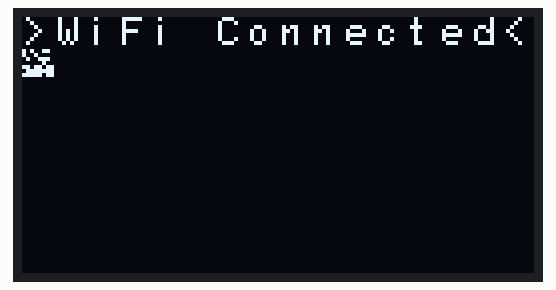
A sketch run on a simulated ESP8266 (NodeMCU). On the bench: 128×64 one-colour display. Wiring (inferred from the names in the program): SSD1306 OLED at I2C address 0x3C. WiFi joins after 1.5 s; servers stay silent unless stated; uploads are accepted with an empty reply; raw I2C reads return 0; what the sketch prints to the serial monitor is not drawn.

Above: at 2.3 s.
At 3.64 s:
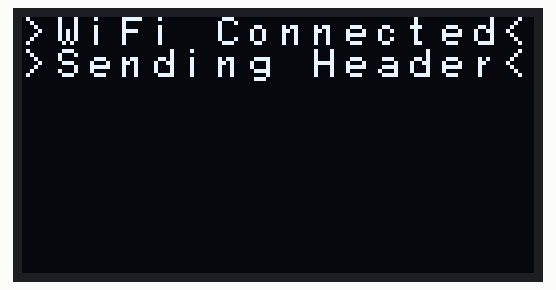
At 4.96 s:
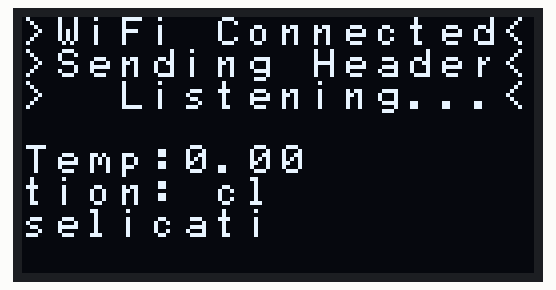
At 24.5 s:
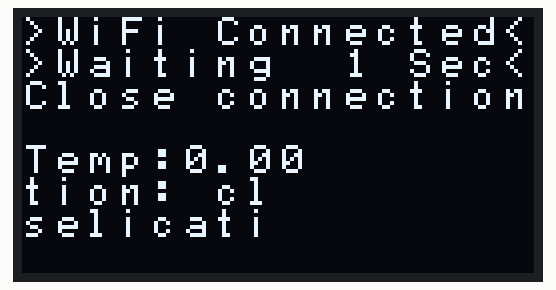
At 26.4 s:
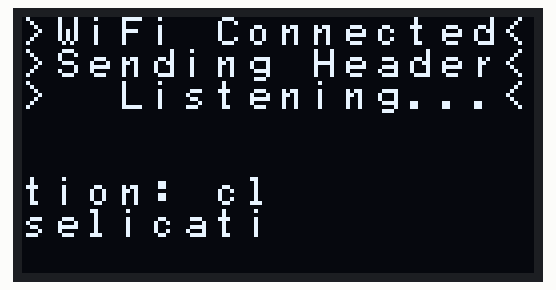
At 27.7 s:
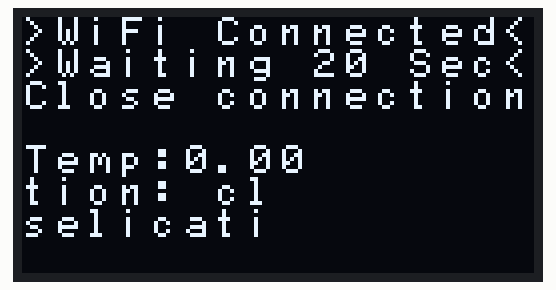

Measured:
- what the display in image 0 shows lasts 1.2 s, from 2.3 s to 3.5 s
- what the display in image 3 shows lasts 1.3 s, from 24.5 s to 25.8 s
- what the display in image 4 shows lasts 1.1 s, from 26.3 s to 27.4 s
- what the display in image 5 shows lasts 10.1 s, from 27.6 s to 37.7 s

The sketch:

Date_Time_Tempsens_TS.ino
```cpp
/*
 *  Hardware: ESP-01, OLED I2C Display, TMP100
 *  this routine waits up to 60s before continuing  - this is not a nice code but proof of concept
 *  tr 2015-07-26
 *
 * Arduino 1.6.6
 * Sketch uses 237,464 bytes (45%) of program storage space. Maximum is 524,288 bytes.
 */


#include <ESP8266WiFi.h>
#include <Wire.h>


  const char* ssid     = "....";
  const char* password = "....";
  // const char* host = "utcnist2.colorado.edu";
  const char* host = "128.138.141.172";


  String TimeDate = "";

// Parameter for temperature sensor
  const byte TMP100_ID = 0x48; // address of the first TMP100 0x48=144d
  const byte NumberOfFields = 2; // the number of fields (bytes) to re
  char tempHighByte; // high byte of temperature (this is the signed integer value in degrees c)
  char tempLowByte; // low byte of temperature (this is the fractional temperature)
  float temperature; // this will hold the floating-point temperature
  String Temperatur = "";
  char charVal[10];               //temporarily holds data from vals


// ThingSpeak Settings
  char thingSpeakAddress[] = "api.thingspeak.com";
  String writeAPIKey = "QDICTSWVFO0ZQLHD";
  int failedCounter = 0;


  // Use WiFiClient class to create TCP connections
  WiFiClient client;
  const int httpPort = 13;      // Port 13 in order to connect NIST
  const int httpPortStd = 80;   // DEfault Port for communication


void setup() {
   Serial.begin(115200);                   // diagnostic channel
  delay(10);

  // We start by connecting to a WiFi network
  Serial.println();
  Serial.println();
  Serial.print("Connecting to ");
  Serial.println(ssid);

  // Set WiFi to station mode and disconnect from an AP if it was previously connected
  WiFi.mode(WIFI_STA);
  WiFi.disconnect();
  WiFi.begin(ssid, password);
  delay(100);

  //Wire.pins(int sda, int scl), etc
  Wire.pins(0, 2);                        //on ESP-01.
  Wire.begin();

  StartUp_OLED();                         // Init Oled and fire up!
  Serial.println("OLED Init...");
  clear_display();                        // done here to simplify also setXY(0,0);
  sendStrXY(">>> Start-up <<<", 0, 0);
  Draw_WAVES();
  //Draw_WIFI();


  while (WiFi.status() != WL_CONNECTED) {
    delay(500);
    Serial.print(".");
  }

  clear_display();
  sendStrXY(">WiFi Connected<", 0, 0);

   char wifiIP = WiFi.localIP();
   char *P = &wifiIP;
   sendStrXY(P, 1, 0);

  Serial.println("");
  Serial.println("WiFi connected");
  Serial.print("IP address: ");
  Serial.println(WiFi.localIP());
  delay(1000);

  // initalize TMP100
  Wire.beginTransmission(TMP100_ID);
  Wire.write(1);                // set default configuration, see data sheet for significance of config bits
  Wire.write((byte)0);
  Wire.endTransmission();
  Wire.beginTransmission(TMP100_ID);
  Wire.write((byte)0);          // set pointer register to 0 (the 12-bit temperature)
  Wire.endTransmission();


}

void loop()
{

  Serial.print("connecting to ");
  Serial.println(host);


  if (!client.connect(host, httpPort)) {
    Serial.println("connection failed");
    return;
  }

  sendStrXY(">Sending Header<", 1, 0);

  // This will send the request to the server
  client.print("HEAD / HTTP/1.1\r\nAccept: */*\r\nUser-Agent: Mozilla/4.0 (compatible; ESP8266 NodeMcu Lua;)\r\n\r\n");

  delay(100);

  // Read all the lines of the reply from server and print them to Serial
  // expected line is like : Date: Thu, 01 Jan 2015 22:00:14 GMT
  char buffer[12];
  String dateTime = "";
  sendStrXY(">  Listening...<", 2, 0);

  while(client.available())
  {
    String line = client.readStringUntil('\r');

    if (line.indexOf("Date") != -1)
    {
      Serial.print("=====>");
    } else
    {
      // Serial.print(line);
      // date starts at pos 7
      TimeDate = line.substring(7);
      Serial.println(TimeDate);
      // time starts at pos 14
      TimeDate = line.substring(7, 15);
      TimeDate.toCharArray(buffer, 10);
      //sendStrXY("UTC Date/Time:", 4, 0);
      sendStrXY(buffer, 5, 0);
      TimeDate = line.substring(16, 24);
      TimeDate.toCharArray(buffer, 10);
      sendStrXY(buffer, 6, 0);
    }
  }

  // read  temperatursensor
    byte id = TMP100_ID ; // address IDs are consecutive
    Wire.requestFrom(id, NumberOfFields);
    tempHighByte = Wire.read();
    tempLowByte = Wire.read();
    // least significant 4 bits of LowByte is the fractional temperature
    int t = word( tempHighByte, tempLowByte) / 16 ;
    temperature = t / 16.0; // convert the value to a float
    Serial.println(temperature);
    sendStrXY("Temp:", 4, 0);


    dtostrf(temperature, 4, 2, charVal);  //convert float in char
    sendStrXY(charVal,4,5);
    Temperatur = String(charVal);         //create a string copy

  // Update ThingSpeak
    updateThingSpeak("field1="+ Temperatur);    //subroutine is handling the Thingspeak update

  Serial.println();
  Serial.println("closing connection");
  sendStrXY("Close connection", 2, 0);
  /*
  sendStrXY(">Waiting 60 Sec<", 1, 0);
  delay(10000);
  sendStrXY(">Waiting 50 Sec<", 1, 0);
  delay(10000);
  sendStrXY(">Waiting 40 Sec<", 1, 0);
  delay(10000);
  sendStrXY(">Waiting 30 Sec<", 1, 0);
  delay(10000);
  */
  sendStrXY(">Waiting 20 Sec<", 1, 0);
  delay(10000);
  sendStrXY(">Waiting 10 Sec<", 1, 0);
  delay(1000);
  sendStrXY(">Waiting  9 Sec<", 1, 0);
  delay(1000);
  sendStrXY(">Waiting  8 Sec<", 1, 0);
  delay(1000);
  sendStrXY(">Waiting  7 Sec<", 1, 0);
  delay(1000);
  sendStrXY(">Waiting  6 Sec<", 1, 0);
  delay(1000);
  sendStrXY(">Waiting  5 Sec<", 1, 0);
  delay(1000);
  sendStrXY(">Waiting  4 Sec<", 1, 0);
  delay(1000);
  sendStrXY(">Waiting  3 Sec<", 1, 0);
  delay(1000);
  sendStrXY(">Waiting  2 Sec<", 1, 0);
  delay(1000);
  sendStrXY(">Waiting  1 Sec<", 1, 0);
  delay(1000);
  clear_display();
   sendStrXY(">WiFi Connected<", 0, 0);

}

void updateThingSpeak(String tsData)
{
  if (client.connect(thingSpeakAddress, httpPortStd))
  {
    client.print("POST /update HTTP/1.1\n");
    client.print("Host: api.thingspeak.com\n");
    client.print("Connection: close\n");
    client.print("X-THINGSPEAKAPIKEY: "+writeAPIKey+"\n");
    client.print("Content-Type: application/x-www-form-urlencoded\n");
    client.print("Content-Length: ");
    client.print(tsData.length());
    client.print("\n\n");

    client.print(tsData);

    if (client.connected())
    {
      Serial.println("Connecting to ThingSpeak...");
      Serial.println();

      failedCounter = 0;
    }
    else
    {
      failedCounter++;

      Serial.println("Connection to ThingSpeak failed ("+String(failedCounter, DEC)+")");
      Serial.println();
    }

  }
  else
  {
    failedCounter++;

    Serial.println("Connection to ThingSpeak Failed ("+String(failedCounter, DEC)+")");
    Serial.println();

  }
}
```

OLED_Functs.ino
```cpp
#include "font.h"
#define OLED_address  0x3c              //OLED I2C bus address... even if OLED states 0x78 !!!
#define TOP2BOTTOM

static void reset_display(void)
{
  displayOff();
  clear_display();
  displayOn();
}


void StartUp_OLED()
{
  init_OLED();
  reset_display();
  displayOff();
  setXY(0,0);
  clear_display();
  displayOn();
}


void displayOn(void)
{
    sendcommand(0xaf);                  //display on
}


void displayOff(void)
{
  sendcommand(0xae);                    //display off
}


static void clear_display(void)
{
  unsigned char i,k;
  for(k=0;k<8;k++)
  {
    setXY(k,0);
    {
      for(i=0;i<128;i++)                //clear all COL
      {
        SendChar(0);                    //clear all COL
      }
    }
  }
  setXY(0,0);                           // added MRB
}


// Actually this sends a byte, not a char to draw in the display.
static void SendChar(unsigned char data)
{
  Wire.beginTransmission(OLED_address); // begin transmitting
  Wire.write(0x40);                     //data mode
  Wire.write(data);
    Wire.endTransmission();             // stop transmitting
}


// Prints a display char (not just a byte) in coordinates X Y,
static void sendCharXY(unsigned char data, int X, int Y)
{ /*
  //if(interrupt && !doing_menu) return;// Stop printing only if interrupt is call but not in button functions
  setXY(X, Y);
  Wire.beginTransmission(OLED_address); // begin transmitting
  Wire.write(0x40);                     //data mode

  for(int i=0;i<8;i++)
    Wire.write(pgm_read_byte(myFont[data-0x20]+i));

  Wire.endTransmission();               // stop transmitting */
}


static void sendcommand(unsigned char com)
{
  Wire.beginTransmission(OLED_address); //begin transmitting
  Wire.write(0x80);                     //command mode
  Wire.write(com);
  Wire.endTransmission();               // stop transmitting
}


// Set the cursor position in a 16 COL * 8 ROW map.
static void setXY(unsigned char row,unsigned char col)
{
  sendcommand(0xb0+row);                //set page address
  sendcommand(0x00+(8*col&0x0f));       //set low col address
  sendcommand(0x10+((8*col>>4)&0x0f));  //set high col address
}


// Prints a string regardless the cursor position.
static void sendStr(unsigned char *string)
{
  unsigned char i=0;
  while(*string)
  {
    for(i=0;i<8;i++)
    {
      SendChar(pgm_read_byte(myFont[*string-0x20]+i));
    }
    *string++;
  }
}


// Prints a string in coordinates X Y, being multiples of 8.
// This means we have 16 COLS (0-15) and 8 ROWS (0-7).
static void sendStrXY( char *string, int X, int Y)
{
  setXY(X,Y);
  unsigned char i=0;
  while(*string)
  {
    for(i=0;i<8;i++)
    {
      SendChar(pgm_read_byte(myFont[*string-0x20]+i));
    }
    *string++;
  }
}


// Inits oled and draws logo at startup
static void init_OLED(void)
{
  sendcommand(0xae);               //display off
  sendcommand(0xa6);               //Set Normal Display (default)
    sendcommand(0xAE);             //DISPLAYOFF
    sendcommand(0xD5);             //SETDISPLAYCLOCKDIV
    sendcommand(0x80);             // the suggested ratio 0x80
    sendcommand(0xA8);             //SSD1306_SETMULTIPLEX
    sendcommand(0x3F);
    sendcommand(0xD3);             //SETDISPLAYOFFSET
    sendcommand(0x0);              //no offset
    sendcommand(0x40 | 0x0);       //SETSTARTLINE
    sendcommand(0x8D);             //CHARGEPUMP
    sendcommand(0x14);
    sendcommand(0x20);             //MEMORYMODE
    sendcommand(0x00);             //0x0 act like ks0108
    //sendcommand(0xA0 | 0x1);     //SEGREMAP   //Rotate screen 180 deg
    sendcommand(0xA0);
    //sendcommand(0xC8);           //COMSCANDEC  Rotate screen 180 Deg
    sendcommand(0xC0);
    sendcommand(0xDA);             //0xDA
    sendcommand(0x12);             //COMSCANDEC
    sendcommand(0x81);             //SETCONTRAS
    sendcommand(0xCF);
    sendcommand(0xd9);             //SETPRECHARGE
    sendcommand(0xF1);
    sendcommand(0xDB);             //SETVCOMDETECT
    sendcommand(0x40);
    sendcommand(0xA4);             //DISPLAYALLON_RESUME
    sendcommand(0xA6);             //NORMALDISPLAY

  clear_display();
  sendcommand(0x2e);               // stop scroll
  //----------------------------REVERSE comments----------------------------//
  // Next 3 command lines control display top-bottom or bottom-top MRB 20150718
#ifdef TOP2BOTTOM
    sendcommand(0xa0);           //seg re-map 0->127(default)
    sendcommand(0xa1);           //seg re-map 127->0
    sendcommand(0xc8);
#endif
  //  delay(1000);
  //----------------------------REVERSE comments----------------------------//
  // sendcommand(0xa7);            //Set Inverse Display
  // sendcommand(0xae);            //display off
  sendcommand(0x20);               //Set Memory Addressing Mode
  sendcommand(0x00);               //Set Memory Addressing Mode ab Horizontal addressing mode
  // sendcommand(0x02);            // Set Memory Addressing Mode ab Page addressing mode(RESET)

  //  setXY(0,0);
  // Display Logo here :)
  //  for(int i=0;i<128*8;i++)     // show 128* 64 Logo
  // {
  //  SendChar(pgm_read_byte(logo+i));
  // }
  // sendcommand(0xaf);   //display on

  // delay(5000);
}


/*
------------------------------------------------------------------------------------
              Added to Mikes routine Draw routines
------------------------------------------------------------------------------------
*/


void Draw_WIFI()
{
   clear_display();
   setXY(0,0);
   // Display Logo here :)
   for(int i=0;i<128*8;i++)             // show 128* 64 Logo
   {
    SendChar(pgm_read_byte(WIFI1+i));
   }
   sendcommand(0xaf);                   //display on
}


void Draw_WAVES()
{
   clear_display();
   setXY(0,0);
   // Display Logo here :)
   for(int i=0;i<128*8;i++)             // show 128* 64 Logo
   {
    SendChar(pgm_read_byte(rfwaves+i));
   }
   sendcommand(0xaf);                   //display on
}
```

Source omitted: font.h (data table, 16562 bytes)
